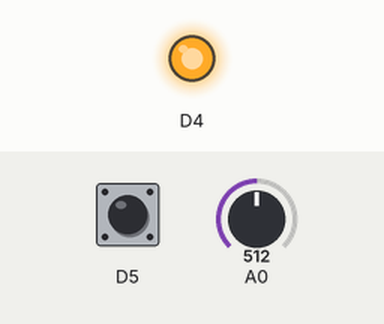
Bench run of a program on a simulated ESP8266 (Wemos D1 mini). On the bench: output pins drawn as LEDs (lit = HIGH). Inputs (shaded band) come from the test bench; at power-on: D5 HIGH, A0 = 512.

Above: at 1.2 s.
1.3 s: D5 pulled LOW for 0.15 s
At 2.4 s:
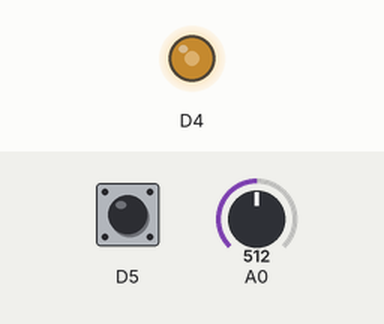
2.9 s: A0 set to 716
At 3.6 s:
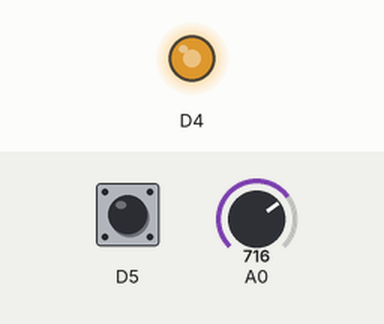
4.4 s: A0 set to 900
At 4.7 s:
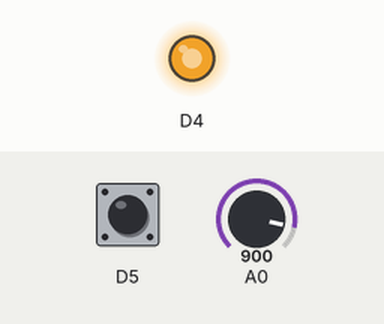
5.9 s: A0 set to 0
At 7.1 s:
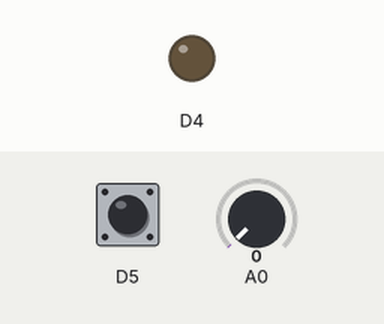
7.4 s: A0 set to 511
At 8.2 s:
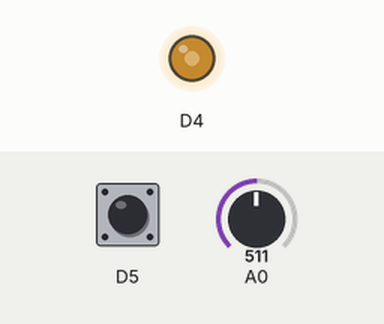
8.9 s: D5 pulled LOW for 1 s
At 9.4 s:
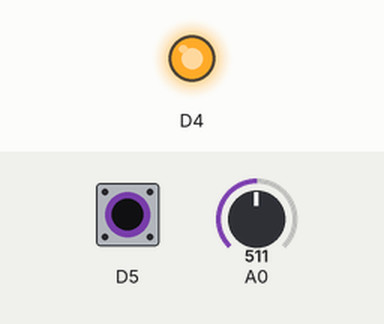
Timing chart, 0 to 11.9 s (numbered marks = the images above; inputs shaded):
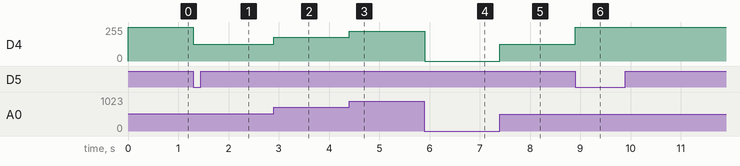

The program:

main.cpp
```cpp
/* Statement of Authorship COMP-10184-01: I Gustavo Jose Marcano, 000812644 certify
 that this material is my original work. No other person's work has been used without
 due acknowledgement. I have not made my work available to anyone else */
#include <Arduino.h>

bool btnState = false; // state of the button
bool ledState = false; // state of the LED

void setup()
{

  // configure the USB serial monitor
  Serial.begin(115200);

  // configure pin D5 as an analog input - this is the pushbutton
  pinMode(D5, INPUT_PULLUP);

  // configure pin D4 as a digital output - this is the LED
  pinMode(D4, OUTPUT);

  analogWriteRange(1023);
}

void loop()
{

  int iVal = analogRead(A0);     // holds the analog value
  int iButton = digitalRead(D5); // holds the state of the button in the loop

  if (iButton == 0 && btnState == false)
  {
    btnState = true;
    ledState = !ledState;
  }
  else if (iButton == 1)
  {
    btnState = false;
  }


  if (ledState == true)
  {
    analogWrite(D4, iVal);
  }
  else
  {
    analogWrite(D4, 1023);
  }
}
```

Measured:
- after the input at 1.3 s, D4: 255/255 → 127/255 at once
- after the input at 2.9 s, D4: 127/255 → 178/255 at once
- after the input at 4.4 s, D4: 178/255 → 224/255 at once
- after the input at 5.9 s, D4: 224/255 → 0/255 at once
- after the input at 7.4 s, D4: 0/255 → 127/255 at once
- after the input at 8.9 s, D4: 127/255 → 255/255 at once
